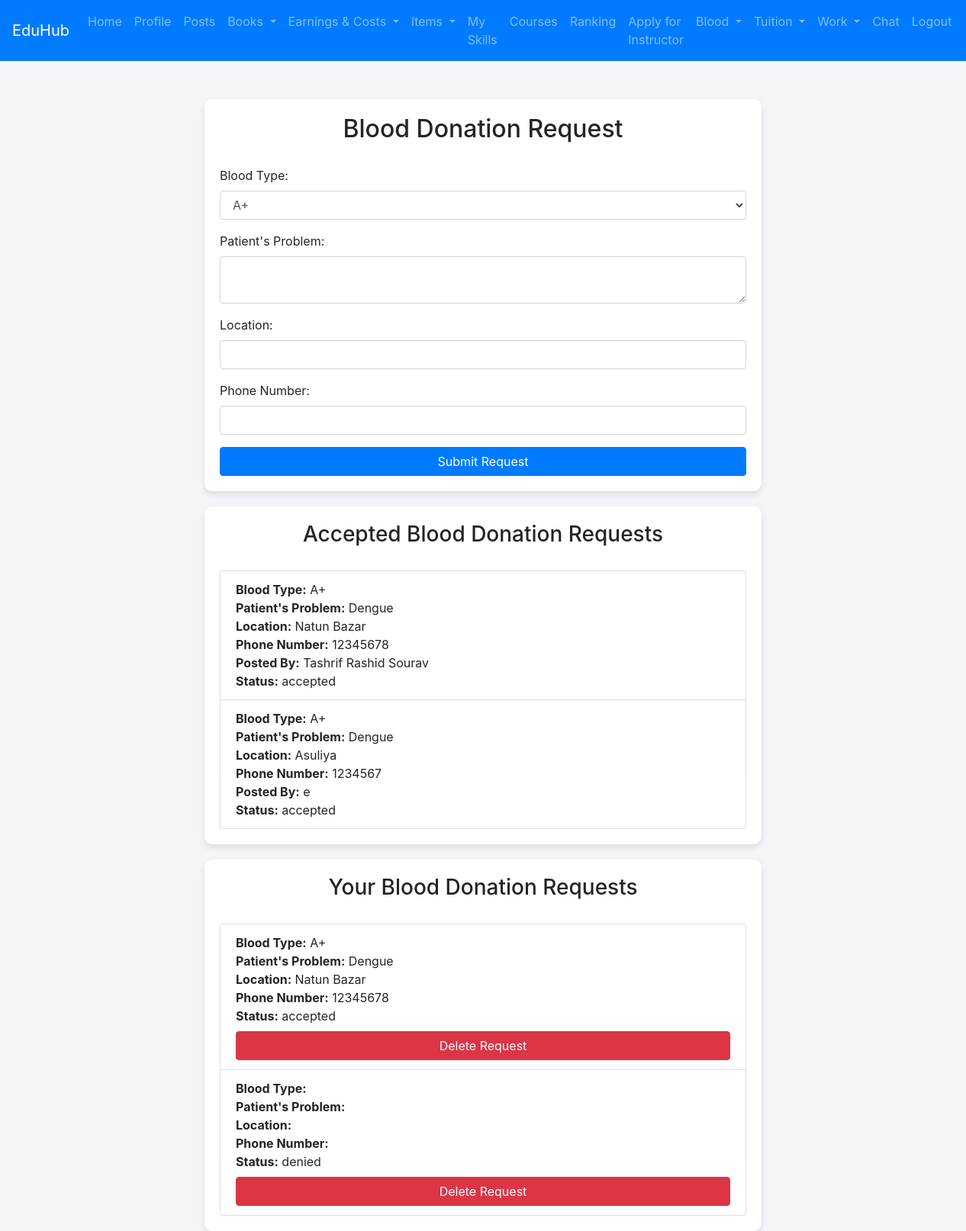
The page /adminblood.php (signed in) on the database its author committed.
### tables this page shows
CREATE TABLE `blood_donation` (
  `request_id` int(11) NOT NULL,
  `student_id` int(11) DEFAULT NULL,
  `blood_type` enum('A+','A-','B+','B-','AB+','AB-','O+','O-') DEFAULT NULL,
  `request_date` timestamp NOT NULL DEFAULT current_timestamp(),
  `patient_problem` text DEFAULT NULL,
  `location` varchar(255) DEFAULT NULL,
  `phone_number` varchar(15) DEFAULT NULL,
  `status` enum('pending','accepted','denied') DEFAULT 'pending'
);

CREATE TABLE `students` (
  `student_id` int(11) NOT NULL,
  `name` varchar(100) DEFAULT NULL,
  `email` varchar(100) DEFAULT NULL,
  `password` varchar(255) DEFAULT NULL,
  `profile_rank` decimal(3,2) DEFAULT NULL,
  `career_guidance` text DEFAULT NULL,
  `personalized_suggestions` text DEFAULT NULL,
  `created_at` timestamp NOT NULL DEFAULT current_timestamp(),
  `isadmin` enum('yes','no') DEFAULT 'no',
  `profile_picture` varchar(255) DEFAULT NULL
);

### adminblood.php (the view, shortened to what this page needs)
<?php
include 'db_connect.php';
$student_id = $_SESSION['student_id'];
$accepted_sql = "SELECT bd.*, s.name FROM blood_donation bd
                 JOIN students s ON bd.student_id = s.student_id
                 WHERE bd.status = 'accepted'";
$accepted_result = mysqli_query($conn, $accepted_sql);
$user_requests_sql = "SELECT * FROM blood_donation WHERE student_id = '$student_id'";
$user_requests_result = mysqli_query($conn, $user_requests_sql);
?>
<!DOCTYPE html>
<html lang="en">
<head>
    <link href="https://stackpath.bootstrapcdn.com/bootstrap/4.5.2/css/bootstrap.min.css" rel="stylesheet">
</head>
<body>
    <?php include 'navbaradmin.php'; ?>
    <div class="container content-container">
        <div class="row justify-content-center">
            <div class="col-md-8">
                <div class="form-container">
                    <h2 class="section-header">Blood Donation Request</h2>
                    <form action="blood.php" method="POST">
                        <div class="form-group">
                            <label for="blood_type">Blood Type:</label>
                            <select name="blood_type" class="form-control" required>
                                <option value="A+">A+</option>
                            </select>
                        </div>
                        <div class="form-group">
                            <label for="patient_problem">Patient's Problem:</label>
                            <textarea name="patient_problem" class="form-control" required></textarea>
                        </div>
                        <div class="form-group">
                            <label for="location">Location:</label>
                            <input type="text" name="location" class="form-control" required>
                        </div>
                        <div class="form-group">
                            <label for="phone_number">Phone Number:</label>
                            <input type="text" name="phone_number" class="form-control" required>
                        </div>
                        <button type="submit" class="btn btn-primary">Submit Request</button>
                    </form>
                </div>
                <div class="request-list">
                    <h3 class="section-header">Accepted Blood Donation Requests</h3>
                    <?php if (mysqli_num_rows($accepted_result) > 0): ?>
                        <ul class="list-group">
                            <?php while ($row = mysqli_fetch_assoc($accepted_result)): ?>
                                <li class="list-group-item">
                                    <strong>Blood Type:</strong> <?= htmlspecialchars($row['blood_type']) ?><br>
                                    <strong>Patient's Problem:</strong> <?= htmlspecialchars($row['patient_problem']) ?><br>
                                    <strong>Location:</strong> <?= htmlspecialchars($row['location']) ?><br>
                                    <strong>Phone Number:</strong> <?= htmlspecialchars($row['phone_number']) ?><br>
                                    <strong>Posted By:</strong> <?= htmlspecialchars($row['name']) ?><br>
                                    <strong>Status:</strong> <?= htmlspecialchars($row['status']) ?><br>
                                </li>
                            <?php endwhile; ?>
                        </ul>
                    <?php else: ?>
                        <p>No accepted blood donation requests.</p>
                    <?php endif; ?>
                </div>
                <div class="request-list">
                    <h3 class="section-header">Your Blood Donation Requests</h3>
                    <?php if (mysqli_num_rows($user_requests_result) > 0): ?>
                        <ul class="list-group">
                            <?php while ($row = mysqli_fetch_assoc($user_requests_result)): ?>
                                <li class="list-group-item">
                                    <strong>Blood Type:</strong> <?= htmlspecialchars($row['blood_type']) ?><br>
                                    <strong>Patient's Problem:</strong> <?= htmlspecialchars($row['patient_problem']) ?><br>
                                    <strong>Location:</strong> <?= htmlspecialchars($row['location']) ?><br>
                                    <strong>Phone Number:</strong> <?= htmlspecialchars($row['phone_number']) ?><br>
                                    <strong>Status:</strong> <?= htmlspecialchars($row['status']) ?><br>
                                    <form action="blood.php" method="POST" class="mt-2">
                                        <button type="submit" name="delete_request" class="btn btn-danger">Delete Request</button>
                                    </form>
                                </li>
                            <?php endwhile; ?>
                        </ul>
                    <?php else: ?>
                        <p>You have not submitted any blood donation requests.</p>
                    <?php endif; ?>
                </div>
            </div>
        </div>
    </div>
</body>
</html>

### adminblood.php (style rules this page uses)
body { background-color: #f4f4f9; }
.content-container { margin-top: 50px; }
.section-header { margin-bottom: 30px; text-align: center; }
.form-container { background-color: #fff; padding: 20px; border-radius: 10px; box-shadow: 0 4px 8px rgba(0, 0, 0, 0.1); }
.request-list { background-color: #fff; padding: 20px; border-radius: 10px; box-shadow: 0 4px 8px rgba(0, 0, 0, 0.1); margin-top: 20px; }
.btn-danger, .btn-primary { width: 100%; }

### rows shown on the page
blood_donation: blood_type "A+", patient_problem "Dengue", location "Natun Bazar", phone_number "12345678", student.name "Tashrif Rashid Sourav", status "accepted"
blood_donation: blood_type "A+", patient_problem "Dengue", location "Asuliya", phone_number "1234567", student.name "e", status "accepted"
blood_donation: status "denied"
